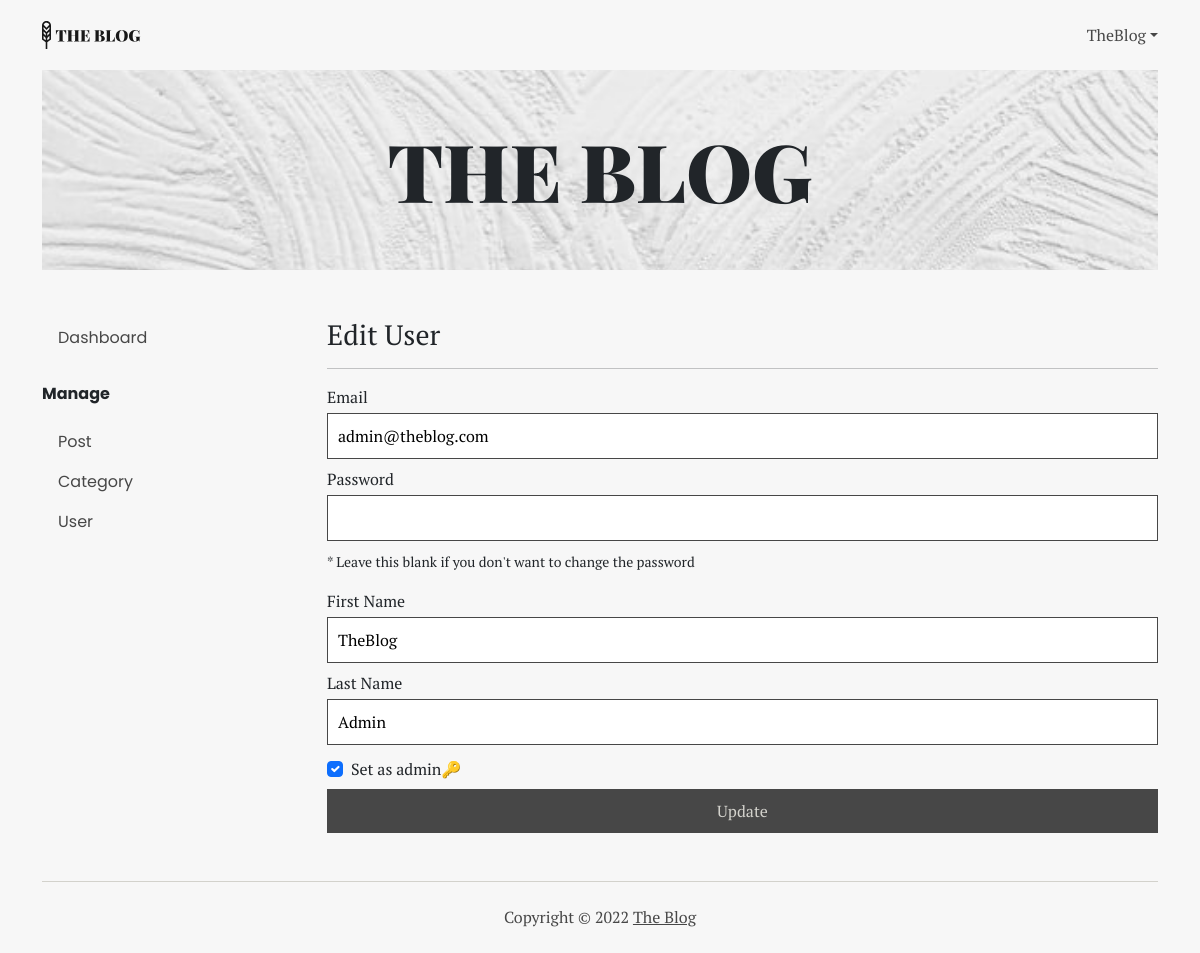
/dashboard/user/edit_form.php?id=1 (signed in), run on the app's committed database.
### tables this page shows
CREATE TABLE `user` (
  `id` int(11) NOT NULL,
  `email` varchar(255) NOT NULL,
  `password` varchar(255) NOT NULL,
  `first_name` varchar(255) NOT NULL,
  `last_name` varchar(255) NOT NULL,
  `isAdmin` tinyint(1) NOT NULL,
  `createdAt` datetime NOT NULL
);

### dashboard/user/edit_form.php (the view, shortened to what this page needs)
<?php
include "../../connection.php";
$id = $_GET['id'];
$sql = "SELECT * FROM user WHERE id='$id'";
$row = mysqli_fetch_array(mysqli_query($conn, $sql));
?>
<!DOCTYPE html>
<html lang="en">
<head>
	<link rel="stylesheet" href="../../style/bootstrap.min.css" />
	<link rel="stylesheet" href="../../style/main.css" />
</head>
<body>
	<div class="container">
		<nav class="nav-main" aria-label="main navigation">
			<a href="../../"><img src="../../assets/logo.svg" alt="The Blog Logo" /></a>
			<div>
				<?php if ($_SESSION['user_id']) { ?>
					<p class="m-0 rounded-0 dropdown-toggle cursor-pointer" data-bs-toggle="dropdown" aria-expanded="false"><?= $_SESSION['user_first_name']; ?></p>
				<?php } ?>
			</div>
		</nav>
		<header>
			<section class="banner">
				<img src="../../assets/banner.jpg" alt="Banner" />
				<h1 class="display-1">THE BLOG</h1>
			</section>
		</header>
		<main>
			<div class="row my-5">
				<aside class="col-12 col-md-3 mb-4">
					<div class="manage">
						<nav class="nav-side mb-4 p-0" aria-label="Manage Navigation">
							<a href="../">
								<p>Dashboard</p>
							</a>
						</nav>
						<p class="manage__title">Manage</p>
						<nav class="nav-side" aria-label="Manage Navigation">
							<a href="../post/">
								<p>Post</p>
							</a>
							<a href="../category/">
								<p>Category</p>
							</a>
							<a href="./">
								<p>User</p>
							</a>
						</nav>
					</div>
				</aside>
				<section class="col-12 col-md-9">
					<h3>Edit User</h3>
					<hr>
					<form action="./update.php" method="post">
						<label for="email">Email</label>
						<input type="email" name="email" id="email" value="<?= $row['email'] ?>" class="input mt-1 mb-2" required>
						<label for="password">Password</label>
						<input type="password" name="password" id="password" class="input mt-1 mb-2">
						<p><small>* Leave this blank if you don't want to change the password</small></p>
						<label for="first-name">First Name</label>
						<input type="first-name" name="first_name" id="first-name" value="<?= $row['first_name'] ?>" class="input mt-1 mb-2" required>
						<label for="last-name">Last Name</label>
						<input type="last-name" name="last_name" id="last-name" value="<?= $row['last_name'] ?>" class="input mt-1 mb-2" required>
						<input type="checkbox" name="set_as_admin" id="set-as-admin" <?php if ($row['isAdmin'] == '1') echo "checked" ?> class="form-check-input mt-2 me-1 text-start">
						<label for="set-as-admin" class="mt-1 mb-2">Set as admin🔑</label>
						<input type="submit" name="submit" value="Update" class="btn-primary">
					</form>
				</section>
		</main>
		<footer>
			<p>Copyright © <?= date('Y') ?> <a href="#">The Blog</a></p>
		</footer>
	</div>
</body>
</html>

### style/main.css (style rules this page uses)
:root { --background: #f7f7f7; --soft: #d3d2cc; --active: #efead7; --dark: #474747; --darker: #181818; }
* { font-family: "PT Serif", serif; padding: 0; }
body { background-color: var(--background); }
.nav-main { display: flex; height: 70px; justify-content: space-between; align-items: center; }
.nav-main > div { display: flex; gap: 24px; }
.nav-main p { color: var(--dark); cursor: pointer; }
aside * { font-family: Poppins, sans-serif; }
.nav-side a { text-decoration: none; color: var(--dark); }
.nav-side p { margin: 0; padding: 8px 16px; }
.manage__title { font-weight: bold; }
.input { width: 100%; padding: 10px; border: 1px solid var(--dark); background-color: #fff; }
.btn-primary { border: none; background-color: var(--dark); color: var(--soft); padding: 10px; width: 100%; text-decoration: none; display: inline-block; text-align: center; }
.banner { width: 100%; display: flex; align-items: center; justify-content: center; position: relative; }
.banner > img { width: 100%; max-height: 200px; object-fit: cover; background-repeat: no-repeat; }
.banner > h1 { font-family: "Playfair Display", serif; font-weight: 900; position: absolute; text-align: center; margin: 0; }
footer { display: flex; justify-content: center; align-items: center; height: 72px; border-top: 1px solid var(--soft); }
footer * { color: var(--dark); margin: 0; }

### data on the page
user: email "admin@theblog.com", first_name "TheBlog", last_name "Admin", isAdmin "☑"

### other printed values
$_SESSION['user_first_name'] "TheBlog"
